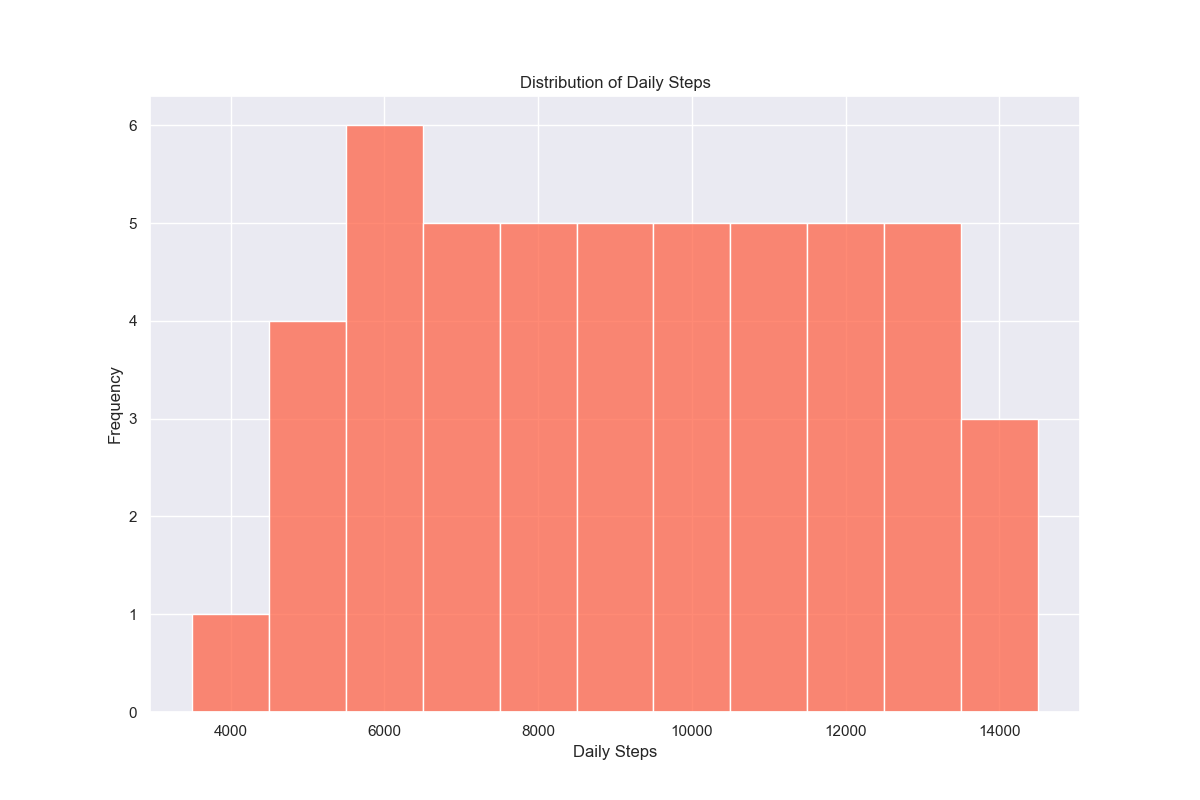

Source code (Python):

import pandas as pd
import seaborn as sns
import matplotlib.pyplot as plt

data = pd.DataFrame({
    'Steps': [
        4000, 4500, 4700, 5000, 5200, 5500, 5700, 5900, 6000, 6200,
        6300, 6500, 6700, 6900, 7100, 7300, 7500, 7700, 7900, 8100,
        8300, 8500, 8700, 8900, 9100, 9300, 9500, 9700, 9900, 10100,
        10300, 10500, 10700, 10900, 11100, 11300, 11500, 11700, 11900, 12100,
        12300, 12500, 12700, 12900, 13100, 13300, 13500, 13700, 13900
    ]
})

sns.set(style='darkgrid')
plt.figure(figsize=(12, 8))
sns.histplot(data['Steps'], color='#FF6347', binwidth=1000, binrange=(3500, 14000), orientation='vertical')
plt.title('Distribution of Daily Steps')
plt.xlabel('Daily Steps')
plt.ylabel('Frequency')
plt.show()
